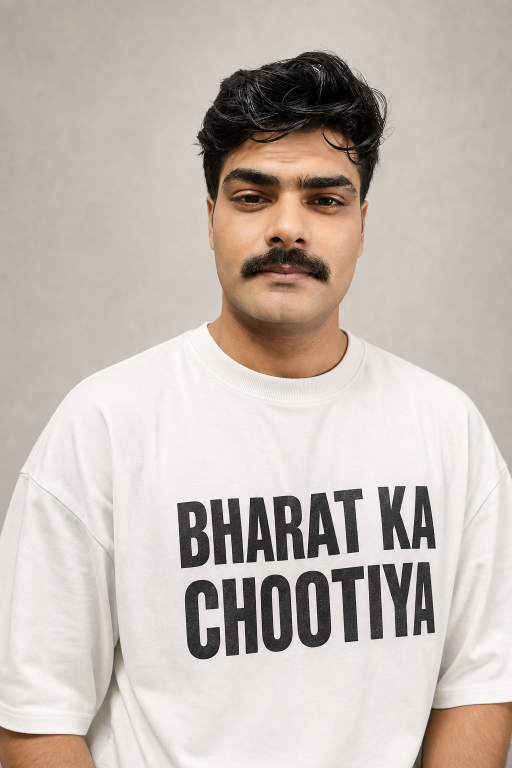
#> input picture src/assets/lookbook-hero-kunal.png, 1024 x 1536 px (shown at 1/2 size)
$ python -i prepare-mockups.py   (imports and definitions only)
#> lines starting #> are read from the running program, lines starting #| are printed output that depends on the picture; after the words box and inside, x2 and y2 are one past the last pixel; in counts of white or black regions, pixels touching at a corner belong together
#> further down, picture is the input picture: PIL image 1024x1536 RGB; mean R, G, B 195.9, 185.9, 178
"""Turn blank garment photos into the mockup maps the site recolours and prints on.

Put photos in public/mockups/ named blank-<type>.<jpg|jpeg|png|webp>, e.g. blank-tee.jpg, blank-shirt.png.
Then run:  python scripts/prepare-mockups.py

For each photo this writes public/mockups/<type>.webp (fold shading in RGB, garment cut-out in alpha)
and records it in public/mockups/mockups.json. Print boxes already in mockups.json are kept, so you can
tune them by hand; delete an entry (or pass --reset) to go back to the defaults below.

Best results: a white or very light garment, straight front view, on a plain background of a
different shade (or a transparent PNG).
"""

import json
import sys
from pathlib import Path

import numpy as np
from PIL import Image, ImageDraw, ImageFilter

ROOT = Path(__file__).resolve().parent.parent
MOCKUPS = ROOT / "public" / "mockups"
OUT_HEIGHT = 1400

# Print box centre and size as fractions of the cropped garment image.
DEFAULT_PRINT = {
    "tee": {"x": 0.5, "y": 0.4, "w": 0.34, "h": 0.36},
    "shirt": {"x": 0.64, "y": 0.34, "w": 0.15, "h": 0.1},
}
FALLBACK_PRINT = {"x": 0.5, "y": 0.4, "w": 0.3, "h": 0.3}


def garment_mask(img: Image.Image) -> np.ndarray:
    """True where the garment is. Uses transparency when present, else separates a plain background."""
    if "A" in img.getbands():
        alpha = np.asarray(img.getchannel("A"))
        if alpha.min() < 250:
            return alpha > 12

    rgb = np.asarray(img.convert("RGB")).astype(np.float32)
    h, w, _ = rgb.shape
#> h = 1536; w = 1024
    border = np.concatenate([rgb[0], rgb[-1], rgb[:, 0], rgb[:, -1]])
    bg = np.median(border, axis=0)
#> bg = [188, 179, 170]
    dist = np.sqrt(((rgb - bg) ** 2).sum(axis=2))
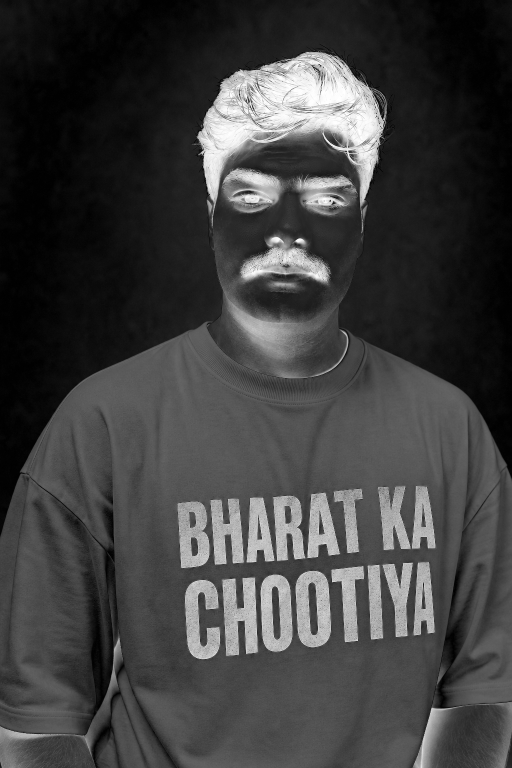
#> dist: shape (1536, 1024) float32 (shown at 1/2 size); min 0, max 310.3, mean 77.8; drawn with min black and max white
    border_dist = np.sqrt(((border - bg) ** 2).sum(axis=1))
#> border_dist = 5120 values, max 281.2 at index 1866, min 0 at index 290, mean 44.25
    tolerance = max(14.0, float(np.percentile(border_dist, 95)) * 1.8)
#> tolerance = 209.6

    # Background = pixels near the border colour that are connected to the image edge.
    near = Image.fromarray(np.where(dist < tolerance, 255, 0).astype(np.uint8))
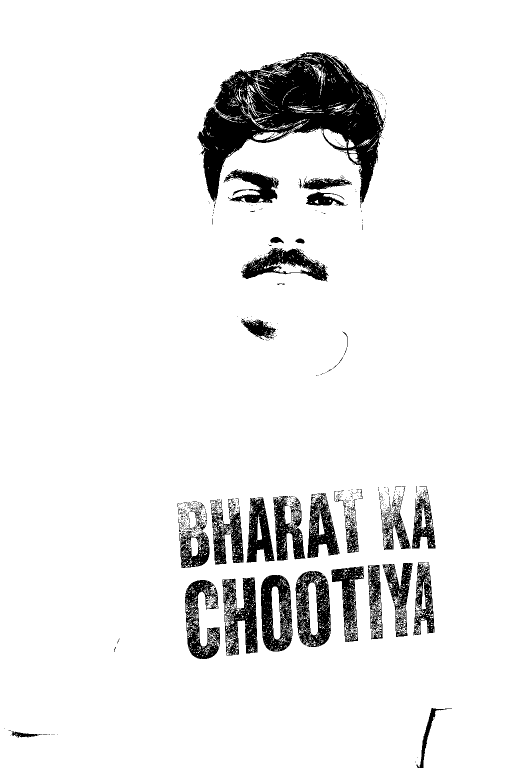
#> near: PIL image 1024x1536 L (shown at 1/2 size); 91.9% white; 793 black regions (746 under 20 px), largest, box (x1, y1, x2, y2) and area: (394, 104, 771, 408) 49904, (591, 1142, 662, 1294) 6171, (522, 1150, 585, 1303) 6063
    fill = near.copy()
    step = max(1, min(w, h) // 200)
#> step = 5
    edge_points = [(x, 0) for x in range(0, w, step)] + [(x, h - 1) for x in range(0, w, step)]
    edge_points += [(0, y) for y in range(0, h, step)] + [(w - 1, y) for y in range(0, h, step)]
    for point in edge_points:
        if fill.getpixel(point) == 255:
            ImageDraw.floodfill(fill, point, 128)
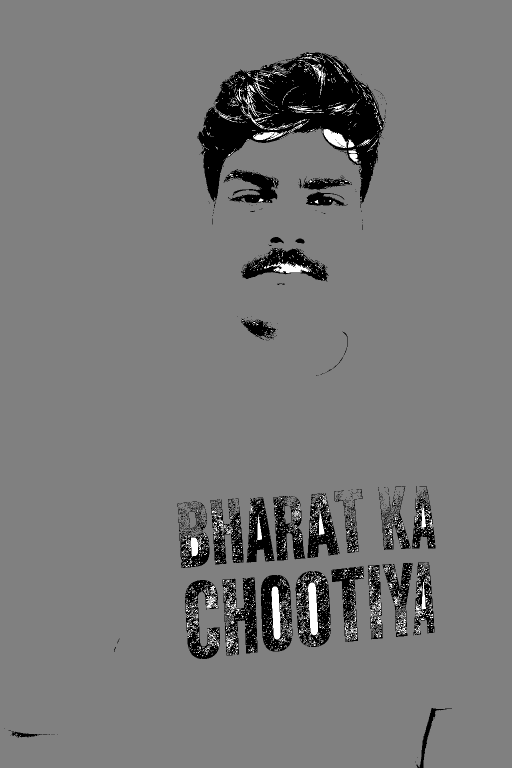
#> fill: PIL image 1024x1536 L (shown at 1/2 size); min 0, max 255, mean 119.9
    garment = np.asarray(fill) != 128
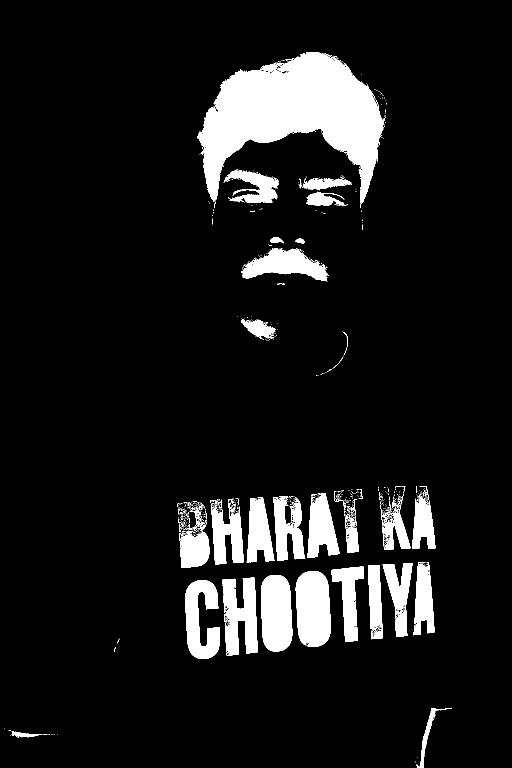
#> garment: shape (1536, 1024) bool (shown at 1/2 size); 9.8% white; 693 white regions (646 under 20 px), largest, box (x1, y1, x2, y2) and area: (394, 104, 771, 408) 56806, (591, 1142, 662, 1294) 9168, (522, 1150, 585, 1303) 8402

    # Remove specks and smooth the outline.
    m = Image.fromarray((garment * 255).astype(np.uint8))
    m = m.filter(ImageFilter.MinFilter(5)).filter(ImageFilter.MaxFilter(5))
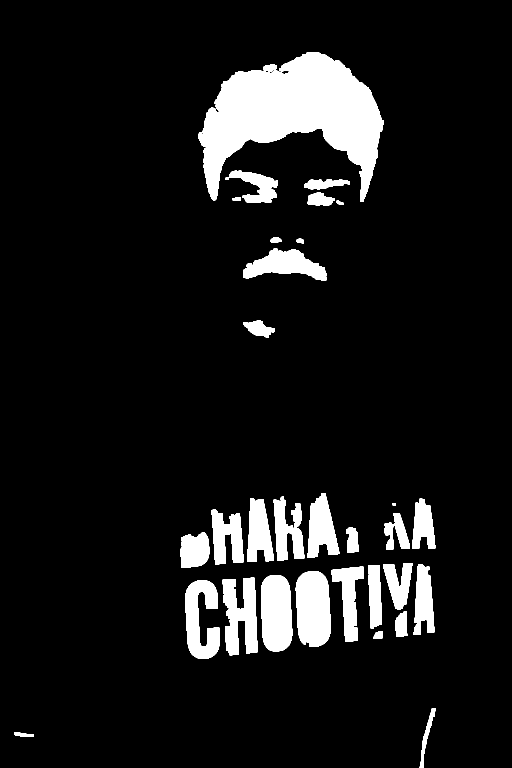
#> m: PIL image 1024x1536 L (shown at 1/2 size); 9.4% white; 32 white regions, largest, box (x1, y1, x2, y2) and area: (397, 104, 768, 403) 56260, (591, 1142, 662, 1294) 9145, (522, 1150, 585, 1303) 8402
    return np.asarray(m) > 127


# [63 lines left out: functions prepare, main, not called in this run]


# [2 lines not run here, left out]

>>> from PIL import Image
>>> picture = Image.open('../src/assets/lookbook-hero-kunal.png')
>>> result = garment_mask(picture)
